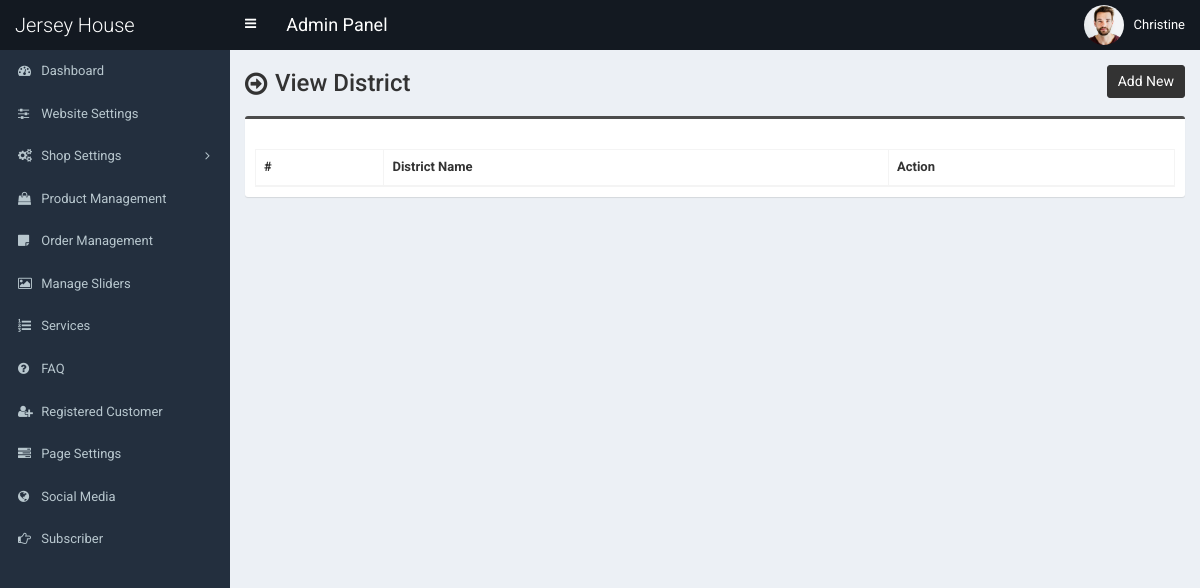
The page /admin/state.php (signed in) on the database as committed earlier.
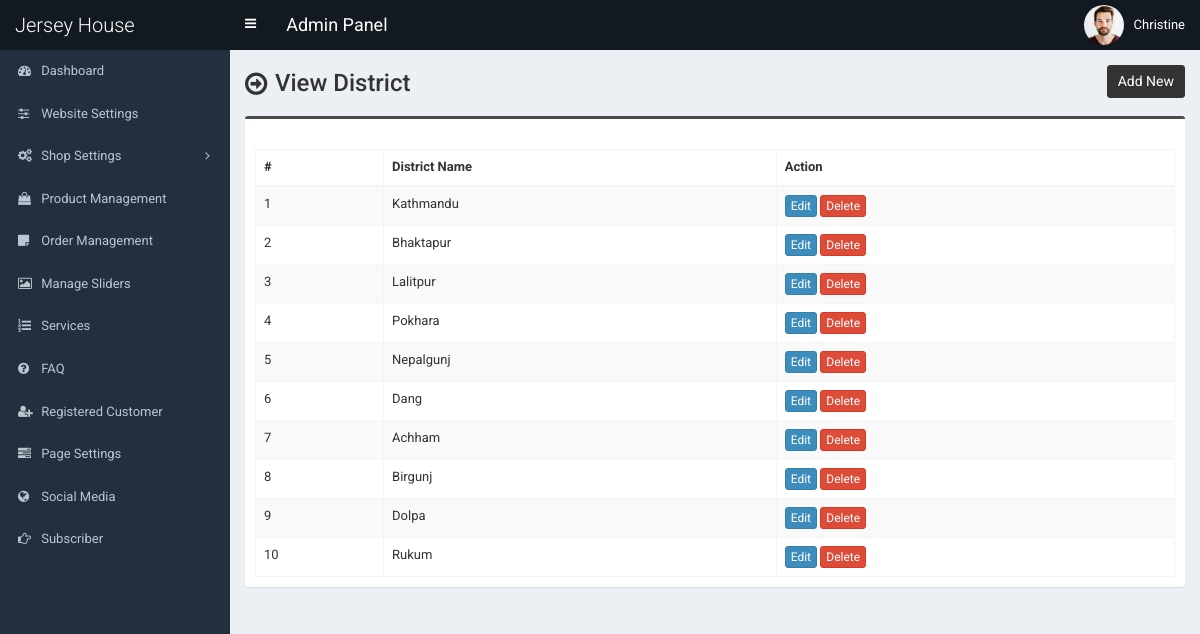
The same page on the database as committed later.
### tables this page shows
CREATE TABLE `tbl_state` (
  `state_id` int(11) NOT NULL,
  `state_name` varchar(100) NOT NULL
);

### admin/state.php (the view, shortened to what this page needs)
<?php require_once('header.php'); ?>
<section class="content-header">
	<div class="content-header-left">
		<h1>View District</h1>
	</div>
	<div class="content-header-right">
		<a href="state-add.php" class="btn btn-primary btn-sm">Add New</a>
	</div>
</section>
<section class="content">
  <div class="row">
    <div class="col-md-12">
      <div class="box box-info">
        <div class="box-body table-responsive">
          <table id="example1" class="table table-bordered table-hover table-striped">
			<thead>
			    <tr>
			        <th>#</th>
			        <th> District Name</th>
			        <th>Action</th>
			    </tr>
			</thead>
            <tbody>
            	<?php
            	$i=0;
            	$statement = $pdo->prepare("SELECT * FROM tbl_state ORDER BY state_id ASC");
            	$statement->execute();
            	$result = $statement->fetchAll(PDO::FETCH_ASSOC);
            	foreach ($result as $row) {
            		$i++;
            		?>
					<tr>
	                    <td><?php echo $i; ?></td>
	                    <td><?php echo $row['state_name']; ?></td>
	                    <td>
	                        <a href="state-edit.php?id=<?php echo $row['state_id']; ?>" class="btn btn-primary btn-xs">Edit</a>
	                        <a href="#" class="btn btn-danger btn-xs" data-href="state-delete.php?id=<?php echo $row['state_id']; ?>" data-toggle="modal" data-target="#confirm-delete">Delete</a>
	                    </td>
	                </tr>
            		<?php
            	}
            	?>
            </tbody>
          </table>
        </div>
      </div>
</section>
<?php require_once('footer.php'); ?>

Rows that differ between the two databases and show on the page:
added tbl_state: state_name "Kathmandu"
added tbl_state: state_name "Bhaktapur"
added tbl_state: state_name "Lalitpur"
added tbl_state: state_name "Pokhara"
added tbl_state: state_name "Nepalgunj"
added tbl_state: state_name "Dang"
added tbl_state: state_name "Achham"
added tbl_state: state_name "Birgunj"
added tbl_state: state_name "Dolpa"
added tbl_state: state_name "Rukum"
